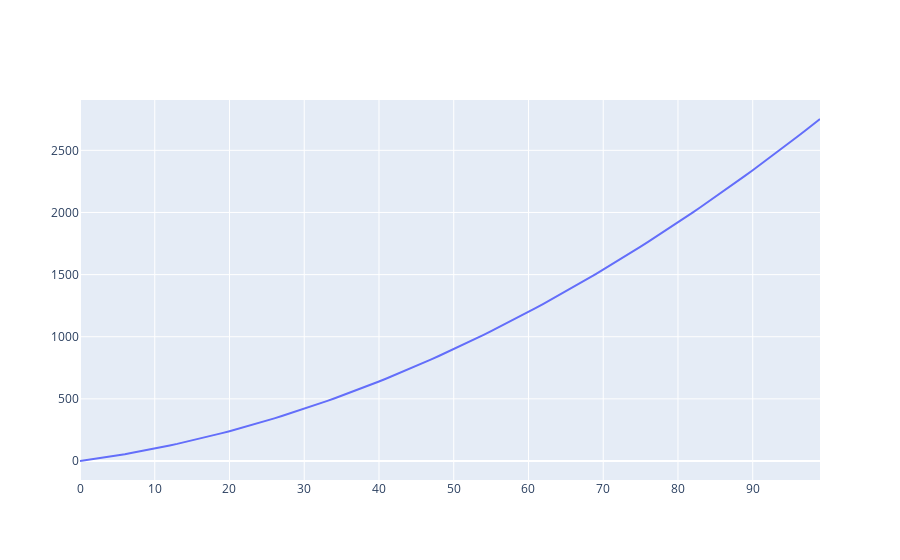

Source (notebook cell):
### Code cell
import plotly.graph_objects as go
import numpy as np
x = np.arange(100)

fig = go.Figure(data=go.Scatter(x=x, y=metros_corredor(x)))
fig.show()
